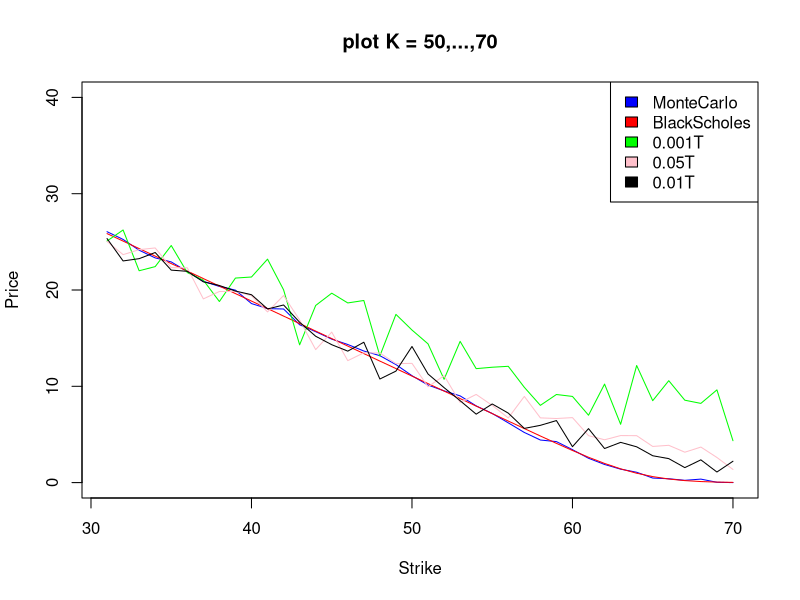

The R script that drew this image:
## ---- chunk 1
init_price <- 50
K <- 30
r<- 0.05
sigma <- 0.02
T <- 5
M <- 100
N <- 100
## ---- chunk 2
BS_V0 <- function(S_0, K, r, sigma, T){
  d1 <- (log(S_0/K) + (r + sigma^2/2)*T)/(sigma * sqrt(T)) 
  d2 <- (log(S_0/K) + (r - sigma^2/2)*T)/(sigma * sqrt(T)) 
  res <- S_0 * pnorm(d1) - K*pnorm(d2) * exp(-r * T)
  return(res)
}

deltaBS <- function(S_0, K, r, sigma, T){
  d1 <- (log(S_0/K) + (r + sigma^2/2)*T)/(sigma * sqrt(T)) 
  res <- pnorm(d1) 
  return(res)
}





MC_BSV0 <- function(S_0, K, r, sigma, T, N, M){
  payoff <- rep(0,M)
  for (i in 1:M){
    s <- S_0
    for (n in 1:N){
      s <- s + r*s*(T/N) + sigma * s * rnorm(1) * sqrt(T/N)
    }
    if (s>K){
      payoff[[i]] <- s-K
    } else{
      payoff[[i]] <- 0
    }
  }
  res <- (1 + r * (T/N))^-N * (mean(payoff))
  return (res)
}

MC_SV0 <- function(S_0, K, r, sigma_0, kappa, theta, miu, rho, lambda, T, N, M){
  payoff <- rep(0,M)
  for (i in 1:M){
    s <- S_0
    v<- sigma_0
    vols = rep(0,N)
    for (n in 1:N){
      gts = rnorm(1)
      gtv = rnorm(1)
      s <- s + r*s*(T/N) + sqrt(v) * s * gts * sqrt(T/N)
      v <- v + kappa*(theta-v)*(T/N) - v*lambda*(T/N) + miu*sqrt(v)*sqrt(T/N)*(rho*(gts) + sqrt(1-rho^2)*gtv)
      #vols[[n]] = v
    }
    #plot(c(1:N), vols,main = "vol evolution",ylab="Vols",xlab="Time",type="l")
    if (s>K){
      payoff[[i]] <- s-K
    } else{
      payoff[[i]] <- 0
    }
  }
  res <- (1 + r * (T/N))^-N * mean(payoff)
  return (res)
}

## ---- chunk 3
MC <- rep(0,40)
BS <- rep(0,40)
SV_10k <- rep(0,40)
SV_20k <- rep(0,40)
SV_30k <- rep(0,40)

for (i in 1:40){
  MC[[i]] <- MC_BSV0(init_price, K+i, r, sigma, T, M, N)
  BS[[i]] <- BS_V0(init_price, K+i, r, sigma, T)
  SV_10k[[i]] <- MC_SV0(init_price, K+i, r, sigma^2, 1, 0.1, 0.001 ,-0, 1, T, M, N)
  SV_20k[[i]] <- MC_SV0(init_price, K+i, r, sigma^2, 1 , 0.1, 0.001 ,-0, 10, T, M, N)
  SV_30k[[i]] <- MC_SV0(init_price, K+i, r, sigma^2, 1, 0.1, 0.001 ,-0, 20, T, M, N)
}

plot(c(31:70), MC, main = "plot K = 50,...,70", ylab = "Price", xlab="Strike", type = "l", col = "blue", ylim=c(0,40))
lines(31:70, BS, col = "red")
lines(31:70, SV_10k, col = "green")
lines(31:70, SV_20k, col = "pink")
lines(31:70, SV_30k, col = "black")
legend("topright",
       c("MonteCarlo","BlackScholes", "0.001T","0.05T","0.01T"),
       fill=c("blue","red", "green","pink","black"))
